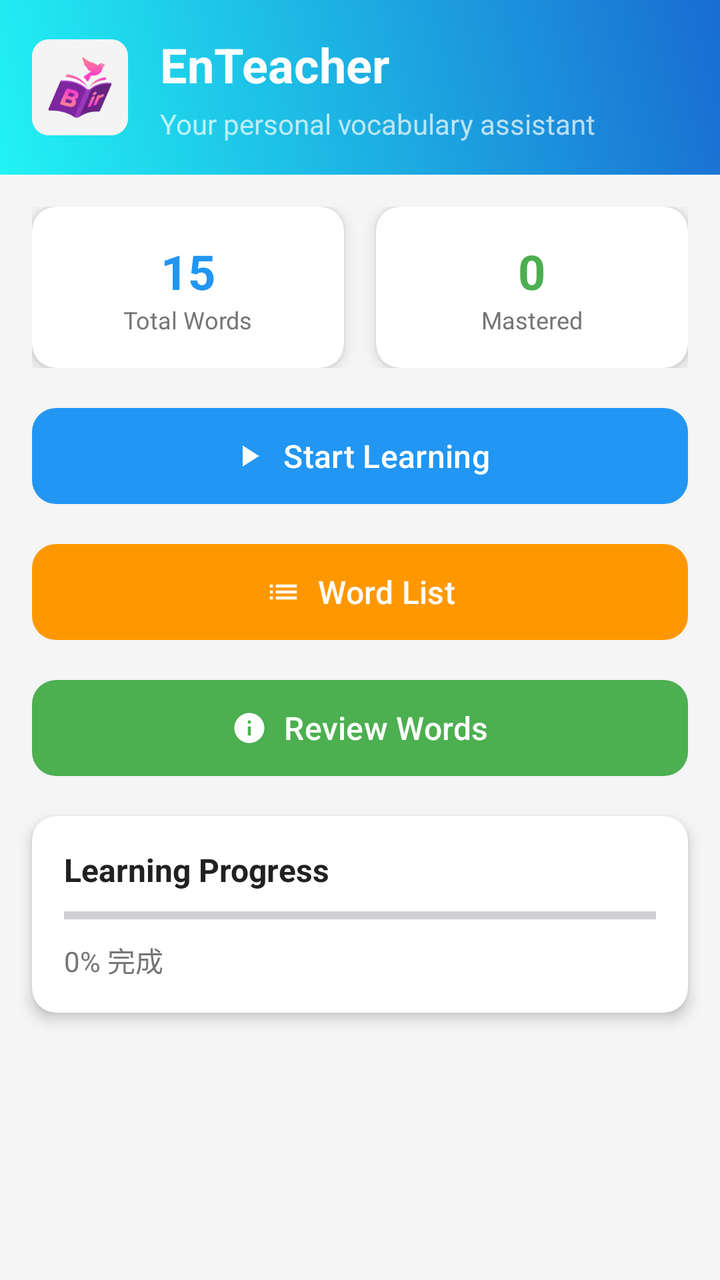
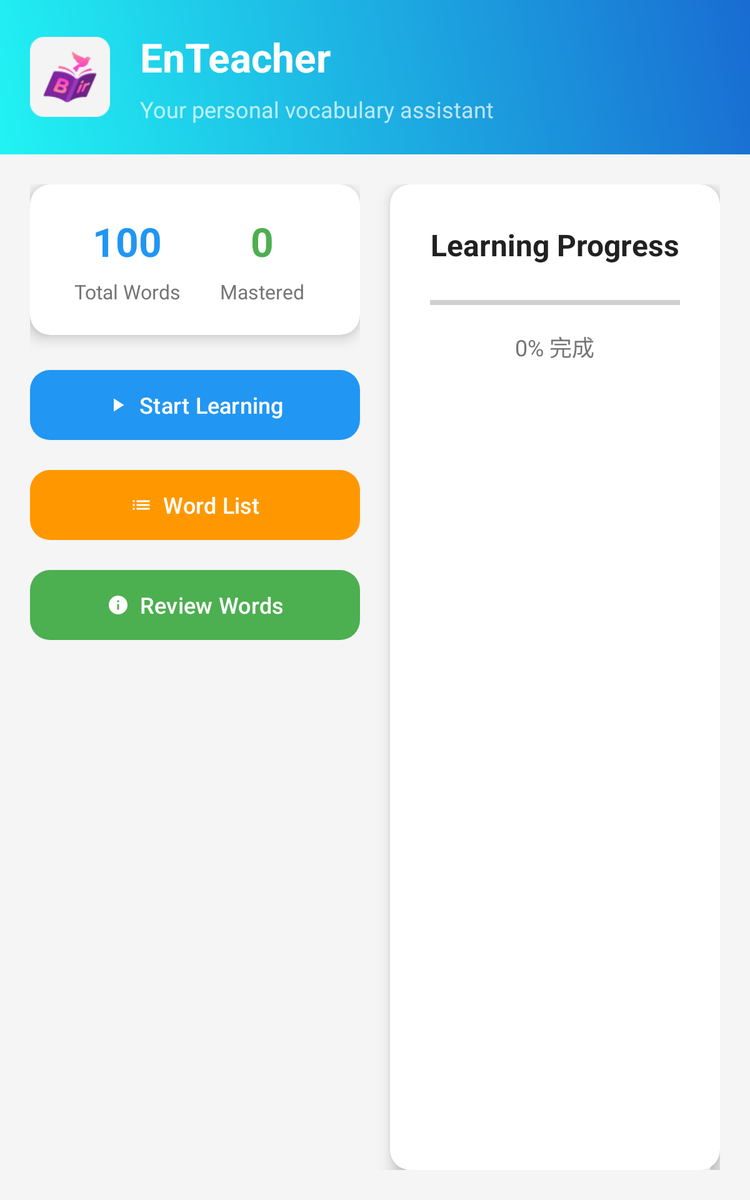

Compare how this app lays out the same screen by default and in its alternative resource folder. The renders come first, then the two layout files and the values they reference.
<!-- AndroidManifest.xml: application theme Theme.EnTeacher -->
<!-- res/layout/activity_main.xml -->
<?xml version="1.0" encoding="utf-8"?>
<androidx.constraintlayout.widget.ConstraintLayout xmlns:android="http://schemas.android.com/apk/res/android"
    xmlns:app="http://schemas.android.com/apk/res-auto"
    xmlns:tools="http://schemas.android.com/tools"
    android:layout_width="match_parent"
    android:layout_height="match_parent"
    android:background="@color/background_color"
    tools:context=".MainActivity">

    <LinearLayout
        android:id="@+id/headerLayout"
        android:layout_width="match_parent"
        android:layout_height="wrap_content"
        android:background="@drawable/header_background"
        android:gravity="center_vertical"
        android:orientation="horizontal"
        android:padding="16dp"
        app:layout_constraintTop_toTopOf="parent">

        <ImageView
            android:layout_width="48dp"
            android:layout_height="48dp"
            android:src="@mipmap/ic_launcher"
            android:contentDescription="@string/app_name" />

        <LinearLayout
            android:layout_width="0dp"
            android:layout_height="wrap_content"
            android:layout_marginStart="16dp"
            android:layout_weight="1"
            android:orientation="vertical">

            <TextView
                android:layout_width="wrap_content"
                android:layout_height="wrap_content"
                android:text="EnTeacher"
                android:textColor="@android:color/white"
                android:textSize="24sp"
                android:textStyle="bold" />

            <TextView
                android:layout_width="wrap_content"
                android:layout_height="wrap_content"
                android:layout_marginTop="4dp"
                android:text="@string/app_subtitle"
                android:textColor="@color/white_alpha_70"
                android:textSize="14sp" />
        </LinearLayout>

    </LinearLayout>

    
    <LinearLayout
        android:id="@+id/statsLayout"
        android:layout_width="match_parent"
        android:layout_height="wrap_content"
        android:layout_margin="16dp"
        android:orientation="horizontal"
        app:layout_constraintTop_toBottomOf="@id/headerLayout">

        <androidx.cardview.widget.CardView
            android:layout_width="0dp"
            android:layout_height="wrap_content"
            android:layout_marginEnd="8dp"
            android:layout_weight="1"
            app:cardCornerRadius="12dp"
            app:cardElevation="4dp">

            <LinearLayout
                android:layout_width="match_parent"
                android:layout_height="wrap_content"
                android:gravity="center"
                android:orientation="vertical"
                android:padding="16dp">

                <TextView
                    android:id="@+id/tvTotalWords"
                    android:layout_width="wrap_content"
                    android:layout_height="wrap_content"
                    android:text="15"
                    android:textColor="@color/primary_color"
                    android:textSize="24sp"
                    android:textStyle="bold" />

                <TextView
                    android:layout_width="wrap_content"
                    android:layout_height="wrap_content"
                    android:text="@string/total_words"
                    android:textColor="@color/text_secondary"
                    android:textSize="12sp" />

            </LinearLayout>

        </androidx.cardview.widget.CardView>

        <androidx.cardview.widget.CardView
            android:layout_width="0dp"
            android:layout_height="wrap_content"
            android:layout_marginStart="8dp"
            android:layout_weight="1"
            app:cardCornerRadius="12dp"
            app:cardElevation="4dp">

            <LinearLayout
                android:layout_width="match_parent"
                android:layout_height="wrap_content"
                android:gravity="center"
                android:orientation="vertical"
                android:padding="16dp">

                <TextView
                    android:id="@+id/tvLearnedWords"
                    android:layout_width="wrap_content"
                    android:layout_height="wrap_content"
                    android:text="0"
                    android:textColor="@color/success_color"
                    android:textSize="24sp"
                    android:textStyle="bold" />

                <TextView
                    android:layout_width="wrap_content"
                    android:layout_height="wrap_content"
                    android:text="@string/mastered_words"
                    android:textColor="@color/text_secondary"
                    android:textSize="12sp" />

            </LinearLayout>

        </androidx.cardview.widget.CardView>

    </LinearLayout>

    
    <LinearLayout
        android:id="@+id/actionButtonsLayout"
        android:layout_width="match_parent"
        android:layout_height="wrap_content"
        android:layout_margin="16dp"
        android:orientation="vertical"
        app:layout_constraintTop_toBottomOf="@id/statsLayout">

        <com.google.android.material.button.MaterialButton
            android:id="@+id/btnStartLearning"
            android:layout_width="match_parent"
            android:layout_height="56dp"
            android:layout_marginBottom="12dp"
            android:text="@string/start_learning"
            android:textSize="16sp"
            app:cornerRadius="12dp"
            app:icon="@drawable/ic_play"
            app:iconGravity="textStart" />

        <com.google.android.material.button.MaterialButton
            android:id="@+id/btnWordList"
            android:layout_width="match_parent"
            android:layout_height="56dp"
            android:layout_marginBottom="12dp"
            android:text="@string/word_list"
            android:textSize="16sp"
            app:backgroundTint="@color/secondary_color"
            app:cornerRadius="12dp"
            app:icon="@drawable/ic_list"
            app:iconGravity="textStart" />

        <com.google.android.material.button.MaterialButton
            android:id="@+id/btnReview"
            android:layout_width="match_parent"
            android:layout_height="56dp"
            android:text="@string/review_learned"
            android:textSize="16sp"
            app:backgroundTint="@color/accent_color"
            app:cornerRadius="12dp"
            app:icon="@drawable/ic_review"
            app:iconGravity="textStart" />

    </LinearLayout>

    
    <androidx.cardview.widget.CardView
        android:layout_width="match_parent"
        android:layout_height="wrap_content"
        android:layout_margin="16dp"
        app:cardCornerRadius="12dp"
        app:cardElevation="4dp"
        app:layout_constraintTop_toBottomOf="@id/actionButtonsLayout">

        <LinearLayout
            android:layout_width="match_parent"
            android:layout_height="wrap_content"
            android:orientation="vertical"
            android:padding="16dp">

            <TextView
                android:layout_width="wrap_content"
                android:layout_height="wrap_content"
                android:text="@string/learning_progress"
                android:textColor="@color/text_primary"
                android:textSize="16sp"
                android:textStyle="bold" />

            <ProgressBar
                android:id="@+id/progressBar"
                style="?android:attr/progressBarStyleHorizontal"
                android:layout_width="match_parent"
                android:layout_height="8dp"
                android:layout_marginTop="8dp"
                android:layout_marginBottom="8dp"
                android:max="100"
                android:progress="0"
                android:progressTint="@color/primary_color" />

            <TextView
                android:id="@+id/tvProgress"
                android:layout_width="wrap_content"
                android:layout_height="wrap_content"
                android:text="0% 完成"
                android:textColor="@color/text_secondary"
                android:textSize="14sp" />

        </LinearLayout>

    </androidx.cardview.widget.CardView>

</androidx.constraintlayout.widget.ConstraintLayout>
<!-- resources referenced by this layout -->
<resources>
  <color name="accent_color">#4CAF50</color>
  <color name="background_color">#F5F5F5</color>
  <color name="primary_color">#2196F3</color>
  <color name="secondary_color">#FF9800</color>
  <color name="success_color">#4CAF50</color>
  <color name="text_primary">#212121</color>
  <color name="text_secondary">#757575</color>
  <color name="white_alpha_70">#B3FFFFFF</color>
  <!-- drawable header_background (drawable) -->
  <?xml version="1.0" encoding="utf-8"?>
  <shape xmlns:android="http://schemas.android.com/apk/res/android"
      android:shape="rectangle">
      <gradient
          android:angle="45"
          android:endColor="#196CD2"
          android:startColor="#21F3F3"
          android:type="linear" />
  </shape>
  <!-- drawable ic_list (drawable) -->
  <vector xmlns:android="http://schemas.android.com/apk/res/android"
      android:width="24dp"
      android:height="24dp"
      android:viewportWidth="24"
      android:viewportHeight="24"
      android:tint="?attr/colorOnPrimary">
    <path
        android:fillColor="@android:color/white"
        android:pathData="M3,13h2v-2L3,11v2zM3,17h2v-2L3,15v2zM3,9h2L5,7L3,7v2zM7,13h14v-2L7,11v2zM7,17h14v-2L7,15v2zM7,7v2h14L21,7L7,7z"/>
  </vector>
  <!-- drawable ic_play (drawable) -->
  <vector xmlns:android="http://schemas.android.com/apk/res/android"
      android:width="24dp"
      android:height="24dp"
      android:viewportWidth="24"
      android:viewportHeight="24"
      android:tint="?attr/colorOnPrimary">
    <path
        android:fillColor="@android:color/white"
        android:pathData="M8,5v14l11,-7z"/>
  </vector>
  <!-- drawable ic_review (drawable) -->
  <vector xmlns:android="http://schemas.android.com/apk/res/android"
      android:width="24dp"
      android:height="24dp"
      android:viewportWidth="24"
      android:viewportHeight="24"
      android:tint="?attr/colorOnPrimary">
    <path
        android:fillColor="@android:color/white"
        android:pathData="M12,2C6.48,2 2,6.48 2,12s4.48,10 10,10 10,-4.48 10,-10S17.52,2 12,2zM13,17h-2v-6h2v6zM13,9h-2L11,7h2v2z"/>
  </vector>
  <!-- mipmap ic_launcher: png bitmap (mipmap-hdpi, 4714 bytes) -->
  <string name="app_name">EnTeacher</string>
  <string name="app_subtitle">Your personal vocabulary assistant</string>
  <string name="learning_progress">Learning Progress</string>
  <string name="mastered_words">Mastered</string>
  <string name="review_learned">Review Words</string>
  <string name="start_learning">Start Learning</string>
  <string name="total_words">Total Words</string>
  <string name="word_list">Word List</string>
  <style name="Theme.EnTeacher" parent="Base.Theme.EnTeacher" />
  <style name="Base.Theme.EnTeacher" parent="Theme.Material3.DayNight.NoActionBar">
          
          <item name="colorPrimary">@color/primary_color</item>
          <item name="android:statusBarColor">@color/black</item>
      </style>
  <color name="black">#FF000000</color>
</resources>
<!-- res/layout-sw600dp/activity_main.xml (the repository's variant of the layout above) -->
<!-- drawn on a 7-inch tablet held upright -->
<?xml version="1.0" encoding="utf-8"?>
<androidx.constraintlayout.widget.ConstraintLayout xmlns:android="http://schemas.android.com/apk/res/android"
    xmlns:app="http://schemas.android.com/apk/res-auto"
    xmlns:tools="http://schemas.android.com/tools"
    android:layout_width="match_parent"
    android:layout_height="match_parent"
    android:background="@color/background_color"
    tools:context=".MainActivity">

    <LinearLayout
        android:id="@+id/headerLayout"
        android:layout_width="match_parent"
        android:layout_height="wrap_content"
        android:background="@drawable/header_background"
        android:gravity="center_vertical"
        android:orientation="horizontal"
        android:padding="24dp"
        app:layout_constraintTop_toTopOf="parent">

        <ImageView
            android:layout_width="64dp"
            android:layout_height="64dp"
            android:src="@mipmap/ic_launcher"
            android:contentDescription="@string/app_name" />

        <LinearLayout
            android:layout_width="0dp"
            android:layout_height="wrap_content"
            android:layout_marginStart="24dp"
            android:layout_weight="1"
            android:orientation="vertical">

            <TextView
                android:layout_width="wrap_content"
                android:layout_height="wrap_content"
                android:text="EnTeacher"
                android:textColor="@android:color/white"
                android:textSize="32sp"
                android:textStyle="bold" />

            <TextView
                android:layout_width="wrap_content"
                android:layout_height="wrap_content"
                android:layout_marginTop="8dp"
                android:text="@string/app_subtitle"
                android:textColor="@color/white_alpha_70"
                android:textSize="18sp" />
        </LinearLayout>

    </LinearLayout>

    <LinearLayout
        android:layout_width="match_parent"
        android:layout_height="0dp"
        android:orientation="horizontal"
        android:padding="24dp"
        app:layout_constraintBottom_toBottomOf="parent"
        app:layout_constraintTop_toBottomOf="@id/headerLayout">

        
        <LinearLayout
            android:layout_width="0dp"
            android:layout_height="match_parent"
            android:layout_marginEnd="12dp"
            android:layout_weight="1"
            android:orientation="vertical">

            <androidx.cardview.widget.CardView
                android:layout_width="match_parent"
                android:layout_height="wrap_content"
                app:cardCornerRadius="16dp"
                app:cardElevation="8dp">

                <LinearLayout
                    android:layout_width="match_parent"
                    android:layout_height="wrap_content"
                    android:orientation="horizontal"
                    android:padding="24dp">

                    <LinearLayout
                        android:layout_width="0dp"
                        android:layout_height="wrap_content"
                        android:layout_weight="1"
                        android:gravity="center"
                        android:orientation="vertical">

                        <TextView
                            android:id="@+id/tvTotalWords"
                            android:layout_width="wrap_content"
                            android:layout_height="wrap_content"
                            android:text="100"
                            android:textColor="@color/primary_color"
                            android:textSize="32sp"
                            android:textStyle="bold" />

                        <TextView
                            android:layout_width="wrap_content"
                            android:layout_height="wrap_content"
                            android:layout_marginTop="8dp"
                            android:text="@string/total_words"
                            android:textColor="@color/text_secondary"
                            android:textSize="16sp" />

                    </LinearLayout>

                    <LinearLayout
                        android:layout_width="0dp"
                        android:layout_height="wrap_content"
                        android:layout_weight="1"
                        android:gravity="center"
                        android:orientation="vertical">

                        <TextView
                            android:id="@+id/tvLearnedWords"
                            android:layout_width="wrap_content"
                            android:layout_height="wrap_content"
                            android:text="0"
                            android:textColor="@color/success_color"
                            android:textSize="32sp"
                            android:textStyle="bold" />

                        <TextView
                            android:layout_width="wrap_content"
                            android:layout_height="wrap_content"
                            android:layout_marginTop="8dp"
                            android:text="@string/mastered_words"
                            android:textColor="@color/text_secondary"
                            android:textSize="16sp" />
                    </LinearLayout>
                </LinearLayout>
            </androidx.cardview.widget.CardView>

            <com.google.android.material.button.MaterialButton
                android:id="@+id/btnStartLearning"
                android:layout_width="match_parent"
                android:layout_height="64dp"
                android:layout_marginTop="24dp"
                android:text="@string/start_learning"
                android:textSize="18sp"
                app:cornerRadius="16dp"
                app:icon="@drawable/ic_play"
                app:iconGravity="textStart" />

            <com.google.android.material.button.MaterialButton
                android:id="@+id/btnWordList"
                android:layout_width="match_parent"
                android:layout_height="64dp"
                android:layout_marginTop="16dp"
                android:text="@string/word_list"
                android:textSize="18sp"
                app:backgroundTint="@color/secondary_color"
                app:cornerRadius="16dp"
                app:icon="@drawable/ic_list"
                app:iconGravity="textStart" />

            <com.google.android.material.button.MaterialButton
                android:id="@+id/btnReview"
                android:layout_width="match_parent"
                android:layout_height="64dp"
                android:layout_marginTop="16dp"
                android:text="@string/review_learned"
                android:textSize="18sp"
                app:backgroundTint="@color/accent_color"
                app:cornerRadius="16dp"
                app:icon="@drawable/ic_review"
                app:iconGravity="textStart" />

        </LinearLayout>

        
        <androidx.cardview.widget.CardView
            android:layout_width="0dp"
            android:layout_height="match_parent"
            android:layout_marginStart="12dp"
            android:layout_weight="1"
            app:cardCornerRadius="16dp"
            app:cardElevation="8dp">

            <LinearLayout
                android:layout_width="match_parent"
                android:layout_height="wrap_content"
                android:gravity="center_horizontal"
                android:orientation="vertical"
                android:padding="32dp">

                <TextView
                    android:layout_width="wrap_content"
                    android:layout_height="wrap_content"
                    android:text="@string/learning_progress"
                    android:textColor="@color/text_primary"
                    android:textSize="24sp"
                    android:textStyle="bold" />

                <ProgressBar
                    android:id="@+id/progressBar"
                    style="?android:attr/progressBarStyleHorizontal"
                    android:layout_width="match_parent"
                    android:layout_height="12dp"
                    android:layout_marginTop="24dp"
                    android:layout_marginBottom="16dp"
                    android:max="100"
                    android:progress="0"
                    android:progressTint="@color/primary_color" />

                <TextView
                    android:id="@+id/tvProgress"
                    android:layout_width="wrap_content"
                    android:layout_height="wrap_content"
                    android:text="0% 完成"
                    android:textColor="@color/text_secondary"
                    android:textSize="18sp" />

            </LinearLayout>

        </androidx.cardview.widget.CardView>

    </LinearLayout>

</androidx.constraintlayout.widget.ConstraintLayout>
